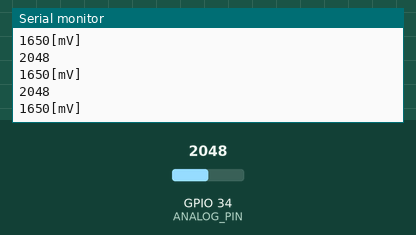
The program below on a simulated ESP32. On the bench: the last lines printed to the serial monitor. The test bench sets the inputs (shaded band); at power-on: GPIO 34 (ANALOG_PIN) = 2048.

Above: at 1.2 s.
1.3 s: GPIO 34 (ANALOG_PIN) set to 2866
At 1.31 s:
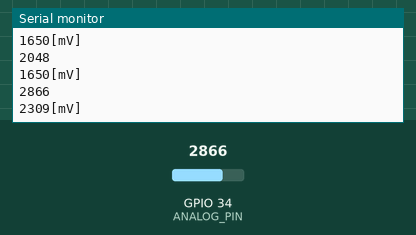
2.8 s: GPIO 34 (ANALOG_PIN) set to 3603
At 9.33 s:
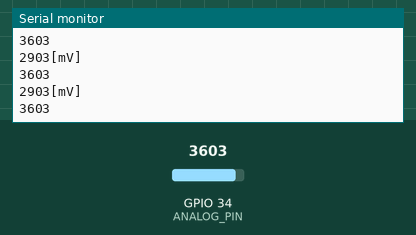
Timing chart, 0 to 10.3 s (numbered marks = the images above; inputs shaded):
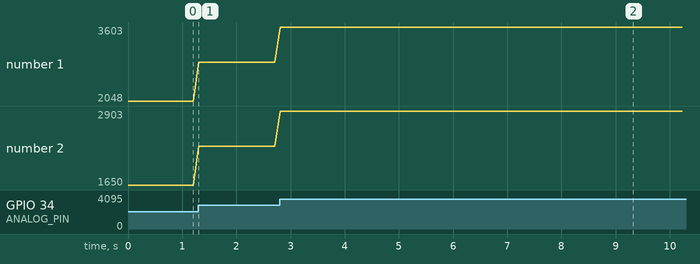

The program:

main.cpp
```cpp
#define ESP32_DEVKIT
// #define ATMEGA2560

/* Main library */
#include "Arduino.h"

#if defined(ATMEGA2560)
#include "Arduino_FreeRTOS.h"
#include "semphr.h"
#endif

/* Communication library */

/* Device library */

/* Semaphore settin */
SemaphoreHandle_t xAnalogpinSemaphore;

#if defined(ESP32_DEVKIT)
#define ANALOG_PIN 34
#define ANALOG_MAX 4096
#elif defined(ATMEGA2560)
#define ANALOG_PIN A0
#endif

void TaskAnalogRead(void *pvParameters) {

    int analog_val = 0;
    int mV_val = 0;

    for (;;) {
        if (xSemaphoreTake(xAnalogpinSemaphore, (TickType_t)10) == pdTRUE) {
            analog_val = analogRead(ANALOG_PIN);
            mV_val = analogReadMilliVolts(ANALOG_PIN);

            Serial.println(analog_val);
            Serial.print(mV_val); Serial.println("[mV]");

            xSemaphoreGive(xAnalogpinSemaphore);
        }

        vTaskDelay(pdMS_TO_TICKS(100));
    }
}


void setup() {
    /* Serial setting */
    Serial.begin(112500);

    /*Semaphore setting*/
    if ((xAnalogpinSemaphore = xSemaphoreCreateMutex()) != NULL) {
        xSemaphoreGive((xAnalogpinSemaphore));
    }

    /* Pin setting */
    pinMode(ANALOG_PIN, ANALOG);
#if defined(ESP32_DEVKIT)
    analogSetPinAttenuation(ANALOG_PIN, ADC_6db);
#endif

    /* Task setting */
#if defined(ESP32_DEVKIT)
    xTaskCreateUniversal(TaskAnalogRead, "TaskAnalogRead", 128, NULL, 1, NULL, 1);
#elif defined(ATMEGA2560)
    xTaskCreate(TaskAnalogRead, "TaskAnalogRead", 128, NULL, 1, NULL);
#endif

}

void loop() {}
```

Measured:
- after the input at 1.3 s, the serial monitor: prints a new line at once (image 1)
- after the input at 2.8 s, the serial monitor: prints a new line at once (image 2)
- plotted number 1: 2048 → 2866 after the input at 1.3 s, 2866 → 3603 after the input at 2.8 s
- plotted number 2: 1650 → 2309 after the input at 1.3 s, 2309 → 2903 after the input at 2.8 s
